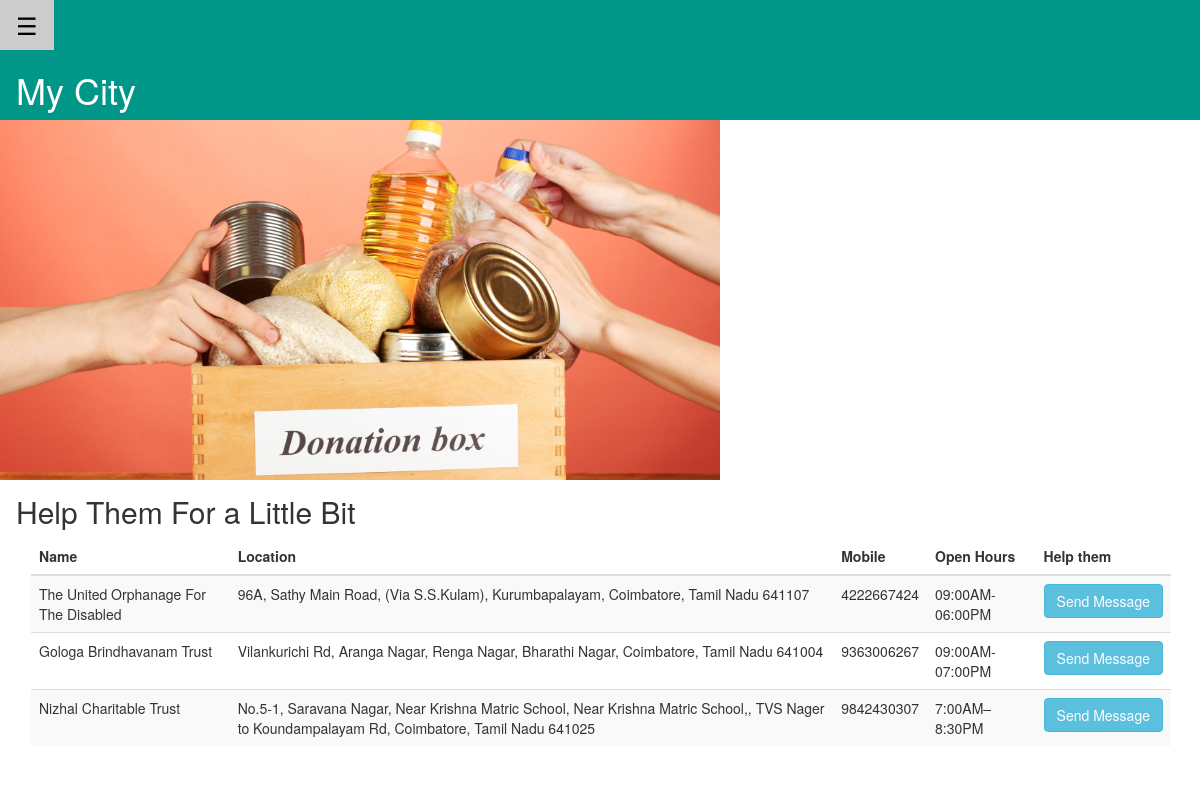
Screenshot of /food.php with the database file from the repository.
### tables this page shows
CREATE TABLE `orphanage` (
  `Orphanage_ID` int(4) NOT NULL,
  `Orphanage_Name` varchar(50) NOT NULL,
  `Address` varchar(650) NOT NULL,
  `Phone_no` bigint(10) NOT NULL,
  `Open_Hours` varchar(20) NOT NULL,
  `Orphanage_Pic` varchar(50) NOT NULL
);

### food.php (the view, shortened to what this page needs)
<?php include 'config/database.php'; ?>
<?php
  $query = "SELECT * from orphanage";
  $getOrphanages = mysqli_query($con,$query);
?>
<!DOCTYPE html>
<html>
<link rel="stylesheet" href="css/w3.css">
<link rel="stylesheet" href="https://maxcdn.bootstrapcdn.com/bootstrap/3.3.7/css/bootstrap.min.css">
<link rel="stylesheet" href="https://cdnjs.cloudflare.com/ajax/libs/font-awesome/4.7.0/css/font-awesome.min.css">
<body>
<div zclass="w3-main" id="main">
<div class="w3-teal">
  <button class="w3-button w3-teal w3-xlarge" onclick="w3_open()">&#9776;</button>
  <div class="w3-container">
    <h1>My City</h1>
  </div>
</div>
<img src="images/food.jpg" alt="Donate Food" style="width:60%">
<div class="w3-container">
  <h2>Help Them For a Little Bit</h2>
  <div class="container">
  <table class="table table-striped">
    <thead>
      <tr>
        <th>Name</th>
        <th>Location</th>
        <th>Mobile</th>
        <th>Open Hours</th>
        <th>Help them</th>
      </tr>
    </thead>
    <tbody>
  <?php while($row = mysqli_fetch_assoc($getOrphanages)) : ?>
        <tr>
        <td><?php echo $row['Orphanage_Name'] ?></td>
        <td><?php echo $row['Address'] ?></td>
        <td><?php echo $row['Phone_no'] ?></td>
        <td><?php echo $row['Open_Hours'] ?></td>
        <td><form action='message.php' method='POST'><input type='hidden' name='tempId' value= <?php echo $row['Phone_no'] ?>/>
              <span>
              <button type="button" data-id =<?php echo $row['Phone_no'] ?> class="open-message btn btn-info btn-md" data-toggle="modal" data-target="#food">Send Message</button>
  </span>
        </td>
      </tr>
  <?php endwhile; ?>
  </tbody>
  </table>
</div>
</div>
</div>
</body>
</html>

### css/w3.css (style rules this page uses)
html { box-sizing:border-box }
*,*:before,*:after { box-sizing:inherit }
html { -ms-text-size-adjust:100%;-webkit-text-size-adjust:100% }
body { margin:0 }
img { border-style:none }
button,input,select,textarea { font:inherit;margin:0 }
button,input { overflow:visible }
button,select { text-transform:none }
button,html [type=button],[type=reset],[type=submit] { -webkit-appearance:button }
html,body { font-family:Verdana,sans-serif;font-size:15px;line-height:1.5 }
html { overflow-x:hidden }
h1 { font-size:36px }
h2 { font-size:30px }
h1,h2,h3,h4,h5,h6 { font-family:"Segoe UI",Arial,sans-serif;font-weight:400;margin:10px 0 }
img { margin-bottom:-5px }
.w3-btn,.w3-button { border:none;display:inline-block;outline:0;padding:8px 16px;vertical-align:middle;overflow:hidden;text-decoration:none;color:inherit;background-color:inherit;text-align:center;cursor:pointer;white-space:nowrap }
.w3-btn,.w3-button { -webkit-touch-callout:none;-webkit-user-select:none;-khtml-user-select:none;-moz-user-select:none;-ms-user-select:none;user-select:none }
.w3-main,#main { transition:margin-left .4s }
.w3-container:after,.w3-container:before,.w3-panel:after,.w3-panel:before,.w3-row:after,.w3-row:before,.w3-row-padding:after,.w3-row-padding:before, .w3-cell-row:before,.w3-cell-row:after,.w3-clear:after,.w3-clear:before,.w3-bar:before,.w3-bar:after { content:"";display:table;clear:both }
.w3-container,.w3-panel { padding:0.01em 16px }
.w3-xlarge { font-size:24px!important }
.w3-teal,.w3-hover-teal:hover { color:#fff!important;background-color:#009688!important }

### rows the page displays
orphanage: Orphanage_Name "The United Orphanage For The Disabled", Address "96A, Sathy Main Road, (Via S.S.Kulam), Kurumbapalayam, Coimbatore, Tamil Nadu 641107", Phone_no "4222667424", Open_Hours "09:00AM-06:00PM"
orphanage: Orphanage_Name "Gologa Brindhavanam Trust", Address "Vilankurichi Rd, Aranga Nagar, Renga Nagar, Bharathi Nagar, Coimbatore, Tamil Nadu 641004", Phone_no "9363006267", Open_Hours "09:00AM-07:00PM"
orphanage: Orphanage_Name "Nizhal Charitable Trust", Address "No.5-1, Saravana Nagar, Near Krishna Matric School, Near Krishna Matric School,, TVS Nager to Koundampalayam Rd, Coimbatore, Tamil Nadu 641025", Phone_no "9842430307", Open_Hours "7:00AM–8:30PM"
